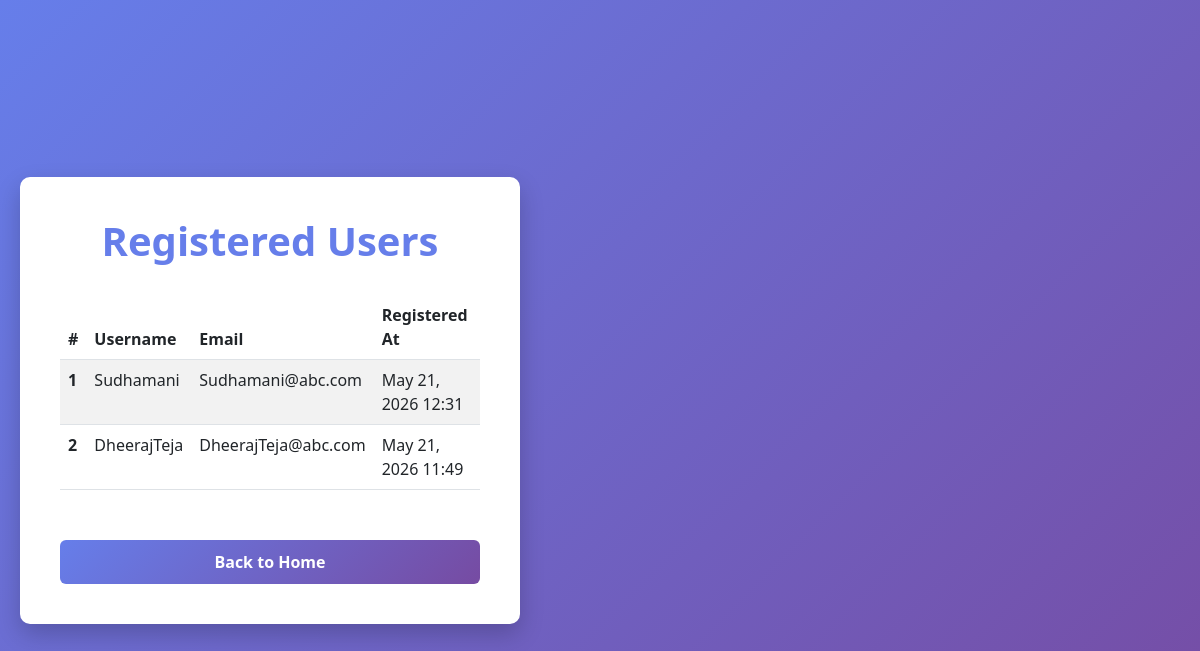
/users/, run on the app's committed database.
### users/models.py (models this page shows, shortened)
class UserRegistration(models.Model):
    user = models.OneToOneField(User, on_delete=models.CASCADE, related_name='registration')
    email = models.EmailField(unique=True)
    created_at = models.DateTimeField(auto_now_add=True)
    updated_at = models.DateTimeField(auto_now=True)
    class Meta:
        ordering = ['-created_at']

### users/views.py (the view)
# urls.py: path('users/', views.user_list, name='user_list'),
def user_list(request):
    registrations = UserRegistration.objects.select_related('user').all()
    return render(request, 'users/user_list.html', {'registrations': registrations})

### users/templates/users/user_list.html (shortened to what this page needs)
{% extends 'base.html' %}
{% block content %}
<div class="form-container">
    <h1 class="form-title">Registered Users</h1>
    {% if registrations %}
        <div class="table-responsive mt-4">
            <table class="table table-striped">
                <thead>
                    <tr>
                        <th scope="col">#</th>
                        <th scope="col">Username</th>
                        <th scope="col">Email</th>
                        <th scope="col">Registered At</th>
                    </tr>
                </thead>
                <tbody>
                    {% for registration in registrations %}
                        <tr>
                            <th scope="row">{{ forloop.counter }}</th>
                            <td>{{ registration.user.username }}</td>
                            <td>{{ registration.email }}</td>
                            <td>{{ registration.created_at|date:'M d, Y H:i' }}</td>
                        </tr>
                    {% endfor %}
                </tbody>
            </table>
        </div>
    {% else %}
        <p class="text-center text-muted mt-4">No registered users found yet.</p>
    {% endif %}
    <div class="text-center mt-4">
        <a href="{% url 'home' %}" class="btn btn-primary btn-register">Back to Home</a>
    </div>
</div>
{% endblock %}

### registration_project/templates/base.html (style rules this page uses)
body { background: linear-gradient(135deg, #667eea 0%, #764ba2 100%); min-height: 100vh; display: flex; justify-content: center; align-items: center; }
.form-container { background: white; border-radius: 10px; box-shadow: 0 10px 25px rgba(0, 0, 0, 0.2); padding: 40px; max-width: 500px; }
.form-title { color: #667eea; margin-bottom: 30px; text-align: center; font-weight: bold; }
.btn-register { background: linear-gradient(135deg, #667eea 0%, #764ba2 100%); border: none; width: 100%; padding: 10px; font-weight: bold; margin-top: 10px; }

### data on the page
UserRegistration: user.username "Sudhamani", email "Sudhamani@abc.com", created_at "May 21, 2026 12:31"
UserRegistration: user.username "DheerajTeja", email "DheerajTeja@abc.com", created_at "May 21, 2026 11:49"
